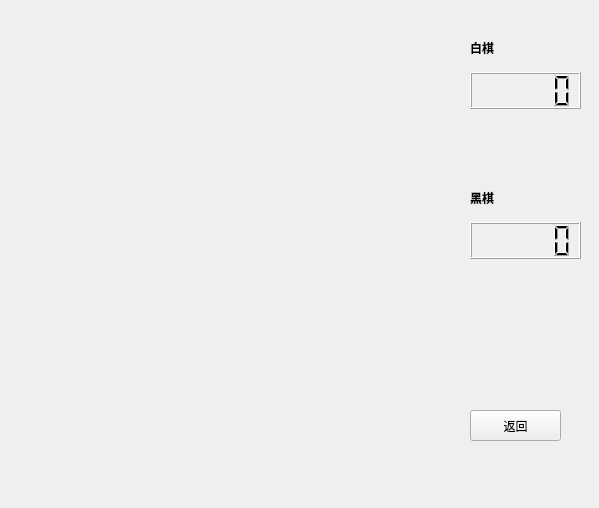
<?xml version="1.0" encoding="UTF-8"?>
<ui version="4.0">
 <class>gamewighet</class>
 <widget class="QWidget" name="gamewighet">
  <property name="geometry">
   <rect>
    <x>0</x>
    <y>0</y>
    <width>599</width>
    <height>508</height>
   </rect>
  </property>
  <property name="windowTitle">
   <string>Form</string>
  </property>
  <widget class="QWidget" name="layoutWidget">
   <property name="geometry">
    <rect>
     <x>470</x>
     <y>30</y>
     <width>111</width>
     <height>121</height>
    </rect>
   </property>
   <layout class="QVBoxLayout" name="verticalLayout">
    <item>
     <widget class="QLabel" name="wihte">
      <property name="font">
       <font>
        <weight>75</weight>
        <bold>true</bold>
       </font>
      </property>
      <property name="text">
       <string>白棋</string>
      </property>
     </widget>
    </item>
    <item>
     <widget class="QLCDNumber" name="lcd_white"/>
    </item>
    <item>
     <widget class="QLabel" name="whitepos">
      <property name="text">
       <string/>
      </property>
     </widget>
    </item>
   </layout>
  </widget>
  <widget class="QWidget" name="layoutWidget">
   <property name="geometry">
    <rect>
     <x>470</x>
     <y>180</y>
     <width>111</width>
     <height>121</height>
    </rect>
   </property>
   <layout class="QVBoxLayout" name="verticalLayout_2">
    <item>
     <widget class="QLabel" name="black">
      <property name="font">
       <font>
        <weight>75</weight>
        <bold>true</bold>
       </font>
      </property>
      <property name="text">
       <string>黑棋</string>
      </property>
     </widget>
    </item>
    <item>
     <widget class="QLCDNumber" name="lcd_black"/>
    </item>
    <item>
     <widget class="QLabel" name="blackpos">
      <property name="text">
       <string/>
      </property>
     </widget>
    </item>
   </layout>
  </widget>
  <widget class="QPushButton" name="returnButton">
   <property name="geometry">
    <rect>
     <x>470</x>
     <y>410</y>
     <width>91</width>
     <height>31</height>
    </rect>
   </property>
   <property name="text">
    <string>返回</string>
   </property>
  </widget>
  <widget class="QLabel" name="label_3">
   <property name="geometry">
    <rect>
     <x>480</x>
     <y>130</y>
     <width>81</width>
     <height>18</height>
    </rect>
   </property>
   <property name="text">
    <string/>
   </property>
  </widget>
 </widget>
 <resources/>
 <connections/>
</ui>
